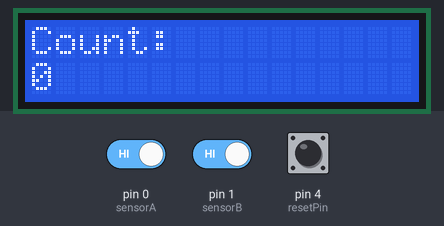
Recording of a sketch running on a simulated SparkFun Pro Micro, built with avr-gcc and run on an emulated ATmega32U4. Shown: 16×2 character LCD. The inputs (shaded band) are chosen by the test bench; at power-on: pin 0 (sensorA) HIGH, pin 1 (sensorB) HIGH, pin 4 (resetPin) HIGH.

Above: at 2.2 s.
2.3 s: pin 0 (sensorA) driven LOW
At 3.3 s:
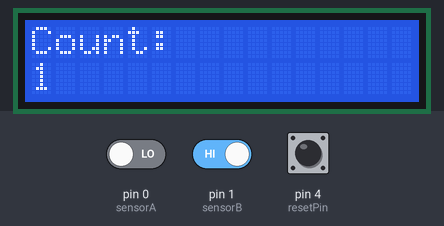
3.8 s: pin 1 (sensorB) driven LOW
At 3.96 s:
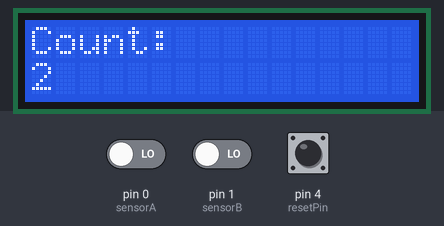
5.3 s: pin 4 (resetPin) pulled LOW for 3.2 s
At 8.68 s:
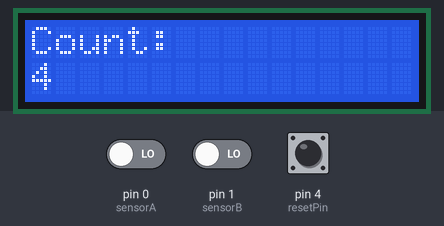
11.5 s: pin 4 (resetPin) pulled LOW for 3.2 s
At 15.18 s:
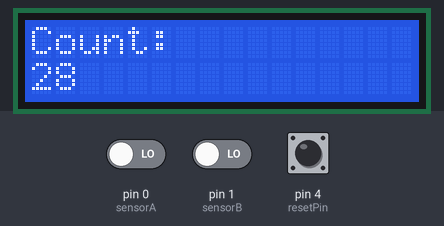
17.7 s: pin 4 (resetPin) pulled LOW for 1 s
At 19.48 s:
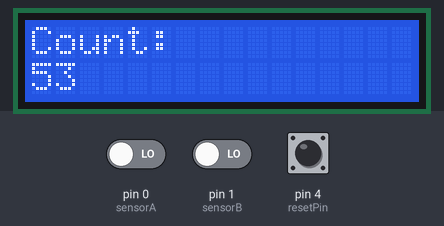
21.7 s: pin 0 (sensorA) driven HIGH
At 22.7 s:
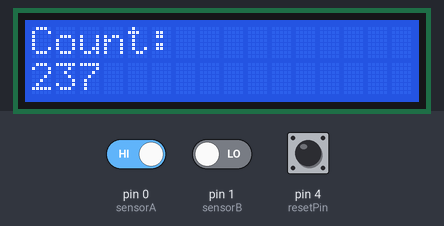
Timing chart, 0 to 24.2 s (numbered marks = the images above; inputs shaded):
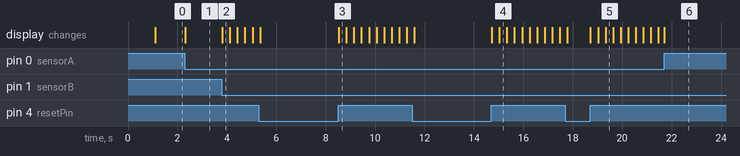

Measured:
- after the input at 2.3 s, the display: changes at once (image 1)
- after the input at 3.8 s, the display: changes at once (image 2)

The sketch:

coil_counter.ino
```cpp
/*
  Turn Counter
  SparkFun Pro Micro + 16x2 I2C LCD

  Compiled in Arduino IDE 2.3.6

  A.G.Doswell Sept 2025
  --------------------------------------
  Version: 1.1 (Baseline)
  Features:
   - Two sensors (pins 0 & 1)
   - Counts forward when sensor A triggers
   - Requires sensor B before next count (prevents bounce)
   - Reset button (active LOW, pin 4) clears counter
   - LCD: 16x2, I2C address 0x3F
   - Simple splash screen at startup
*/

#include <Wire.h>
#include <LiquidCrystal_I2C.h>

// I2C LCD, address 0x3F, 16 chars x 2 lines
LiquidCrystal_I2C lcd(0x3F, 16, 2);

// Pin assignments
const int sensorA = 0;     // First sensor
const int sensorB = 1;     // Second sensor
const int resetPin = 4;    // Active LOW reset button

// Counter
volatile long count = 0;
bool waitingForB = false;

void setup() {
  pinMode(sensorA, INPUT_PULLUP);
  pinMode(sensorB, INPUT_PULLUP);
  pinMode(resetPin, INPUT_PULLUP);

  lcd.init();
  lcd.backlight();
  lcd.clear();
  lcd.setCursor(0, 0);
  lcd.print("Turn Counter v1.1");
  delay(1000);
  displayCount();
}

void loop() {
  // Reset button check
  if (digitalRead(resetPin) == LOW) {
    count = 0;
    displayCount();
  }

  // Sensor A triggers the increment
  if (digitalRead(sensorA) == LOW && !waitingForB) {
    count++;
    displayCount();
    waitingForB = true;  // Wait for sensor B to allow next increment
  }

  // Sensor B clears the "waiting" state
  if (digitalRead(sensorB) == LOW && waitingForB) {
    waitingForB = false;
  }
}

void displayCount() {
  lcd.clear();
  lcd.setCursor(0, 0);
  lcd.print("Count:");
  lcd.setCursor(0, 1);
  lcd.print(count);
}
```
